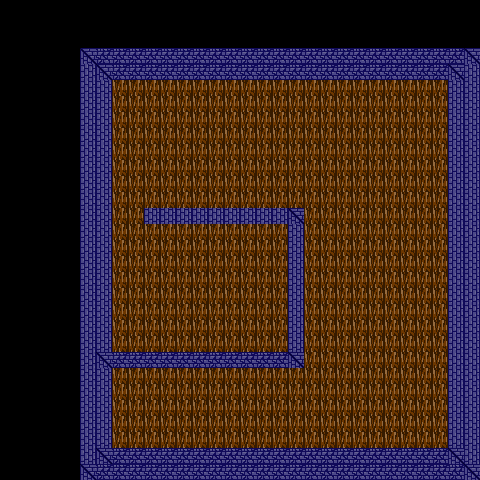

This is a level from a 2D game, rendered from its Tiled map with the project's own tilesets. A one-line summary and the complete map file follow:
An orthogonal 30x30 tile map with 16x16 px tiles, 1 tile layer (Tile1), 2 tilesets and 8 objects (3x hole, 2x loc, 2x pil, switch).

<map version="1.1" tiledversion="2018.09.12" orientation="orthogonal" renderorder="right-down" width="30" height="30" tilewidth="16" tileheight="16" infinite="0" nextlayerid="5" nextobjectid="9">
 <tileset firstgid="1" name="TileSet1" tilewidth="16" tileheight="16" tilecount="4" columns="0">
  <grid orientation="orthogonal" width="1" height="1" />
  <tile id="0">
   <image width="16" height="16" source="wal.png" />
  </tile>
  <tile id="1">
   <image width="16" height="16" source="FloorTile.png" />
  </tile>
  <tile id="2">
   <image width="16" height="16" source="wall corner.png" />
  </tile>
  <tile id="3">
   <image width="16" height="16" source="wal-horizontal.png" />
  </tile>
 </tileset>
 <tileset firstgid="5" source="RandomStuffForGame.tsx" />
 <layer id="3" name="Tile1" width="30" height="30">
  <data encoding="csv">
0,0,0,0,0,0,0,0,0,0,0,0,0,0,0,0,0,0,0,0,0,0,0,0,0,0,0,0,0,0,
0,0,0,0,0,0,0,0,0,0,0,0,0,0,0,0,0,0,0,0,0,0,0,0,0,0,0,0,0,0,
0,0,0,0,0,0,0,0,0,0,0,0,0,0,0,0,0,0,0,0,0,0,0,0,0,0,0,0,0,0,
0,0,0,0,0,3,1,1,1,1,1,1,1,1,1,1,1,1,1,1,1,1,1,1,1,1,1,1,1,3,
0,0,0,0,0,4,3,1,1,1,1,1,1,1,1,1,1,1,1,1,1,1,1,1,1,1,1,1,3,4,
0,0,0,0,0,4,4,2,2,2,2,2,2,2,2,2,2,2,2,2,2,2,2,2,2,2,2,2,4,4,
0,0,0,0,0,4,4,2,2,2,2,2,2,2,2,2,2,2,2,2,2,2,2,2,2,2,2,2,4,4,
0,0,0,0,0,4,4,2,2,2,2,2,2,2,2,2,2,2,2,2,2,2,2,2,2,2,2,2,4,4,
0,0,0,0,0,4,4,2,2,2,2,2,2,2,2,2,2,2,2,2,2,2,2,2,2,2,2,2,4,4,
0,0,0,0,0,4,4,2,2,2,2,2,2,2,2,2,2,2,2,2,2,2,2,2,2,2,2,2,4,4,
0,0,0,0,0,4,4,2,2,2,2,2,2,2,2,2,2,2,2,2,2,2,2,2,2,2,2,2,4,4,
0,0,0,0,0,4,4,2,2,2,2,2,2,2,2,2,2,2,2,2,2,2,2,2,2,2,2,2,4,4,
0,0,0,0,0,4,4,2,2,2,2,2,2,2,2,2,2,2,2,2,2,2,2,2,2,2,2,2,4,4,
0,0,0,0,0,4,4,2,2,4,4,4,4,4,4,4,4,4,3,2,2,2,2,2,2,2,2,2,4,4,
0,0,0,0,0,4,4,2,2,2,2,2,2,2,2,2,2,2,4,2,2,2,2,2,2,2,2,2,4,4,
0,0,0,0,0,4,4,2,2,2,2,2,2,2,2,2,2,2,4,2,2,2,2,2,2,2,2,2,4,4,
0,0,0,0,0,4,4,2,2,2,2,2,2,2,2,2,2,2,4,2,2,2,2,2,2,2,2,2,4,4,
0,0,0,0,0,4,4,2,2,2,2,2,2,2,2,2,2,2,4,2,2,2,2,2,2,2,2,2,4,4,
0,0,0,0,0,4,4,2,2,2,2,2,2,2,2,2,2,2,4,2,2,2,2,2,2,2,2,2,4,4,
0,0,0,0,0,4,4,2,2,2,2,2,2,2,2,2,2,2,4,2,2,2,2,2,2,2,2,2,4,4,
0,0,0,0,0,4,4,2,2,2,2,2,2,2,2,2,2,2,4,2,2,2,2,2,2,2,2,2,4,4,
0,0,0,0,0,4,4,2,2,2,2,2,2,2,2,2,2,2,4,2,2,2,2,2,2,2,2,2,4,4,
0,0,0,0,0,4,3,1,1,1,1,1,1,1,1,1,1,1,3,2,2,2,2,2,2,2,2,2,4,4,
0,0,0,0,0,4,4,2,2,2,2,2,2,2,2,2,2,2,2,2,2,2,2,2,2,2,2,2,4,4,
0,0,0,0,0,4,4,2,2,2,2,2,2,2,2,2,2,2,2,2,2,2,2,2,2,2,2,2,4,4,
0,0,0,0,0,4,4,2,2,2,2,2,2,2,2,2,2,2,2,2,2,2,2,2,2,2,2,2,4,4,
0,0,0,0,0,4,4,2,2,2,2,2,2,2,2,2,2,2,2,2,2,2,2,2,2,2,2,2,4,4,
0,0,0,0,0,4,4,2,2,2,2,2,2,2,2,2,2,2,2,2,2,2,2,2,2,2,2,2,4,4,
0,0,0,0,0,4,3,1,1,1,1,1,1,1,1,1,1,1,1,1,1,1,1,1,1,1,1,1,3,4,
0,0,0,0,0,3,1,1,1,1,1,1,1,1,1,1,1,1,1,1,1,1,1,1,1,1,1,1,1,3
</data>
 </layer>
 <objectgroup id="4" name="Mech">
  <object id="1" name="Start" type="loc" x="152" y="418" />
  <object id="2" type="switch" gid="5" x="353" y="81" width="16" height="16" />
  <object id="3" type="pil" gid="6" x="400" y="171" width="16" height="16" />
  <object id="4" type="hole" gid="7" x="369" y="187" width="16" height="16" />
  <object id="5" type="hole" gid="7" x="367" y="219" width="16" height="16" />
  <object id="6" type="hole" gid="8" x="336" y="236" width="16" height="16" />
  <object id="7" type="pil" gid="9" x="384" y="269" width="16" height="16" />
  <object id="8" name="End" type="loc" x="276" y="342" />
 </objectgroup>
</map>
